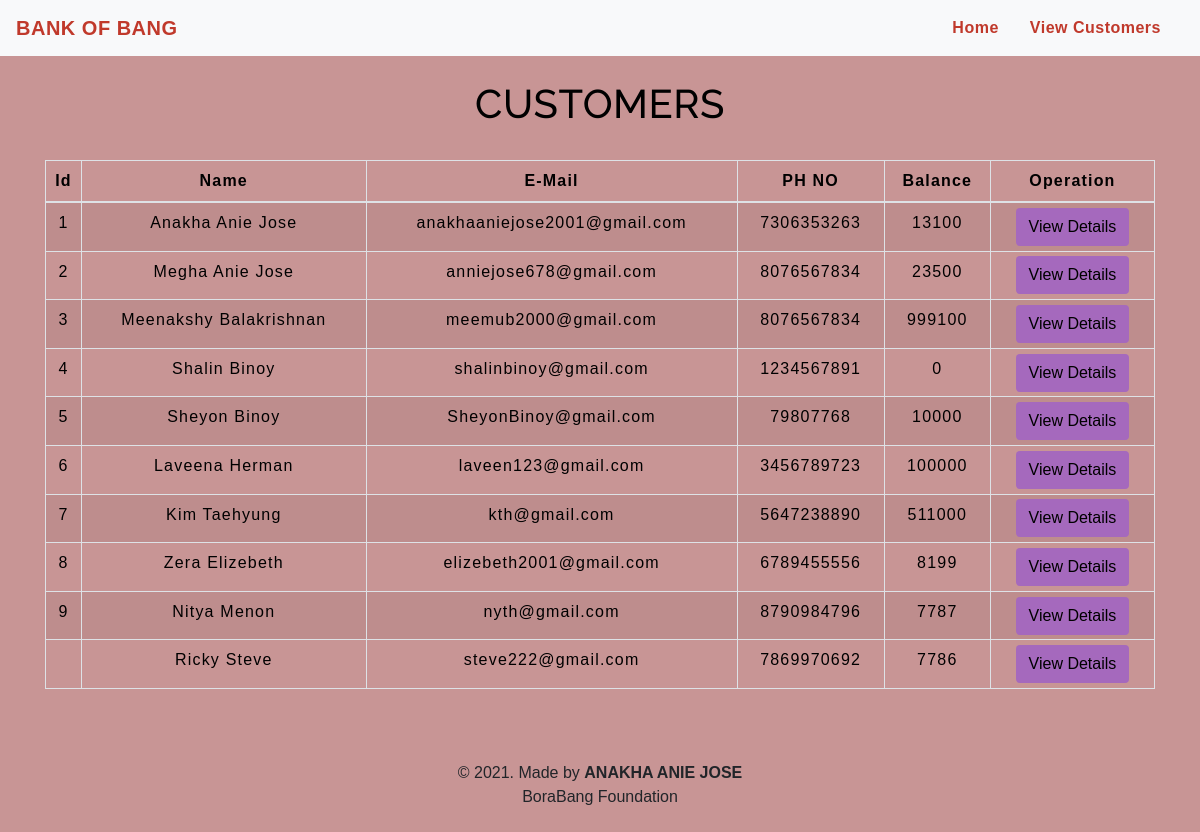
Screenshot of /viewcustomer.php with the database file from the repository.
### tables this page shows
CREATE TABLE `customer` (
  `Name` text NOT NULL,
  `Email` varchar(50) NOT NULL,
  `Ph_No` bigint(20) NOT NULL,
  `Balance` double NOT NULL,
  `Id` int(11) DEFAULT NULL
);

### viewcustomer.php (the view, shortened to what this page needs)
<!DOCTYPE html>
<html lang="en">
<head>
    <link rel="stylesheet" href="https://maxcdn.bootstrapcdn.com/bootstrap/4.0.0/css/bootstrap.min.css">
    <link rel="stylesheet" type="text/css" href="css/table.css">
    <link rel="stylesheet" type="text/css" href="css/navbar.css">
</head>
<body style="background-color : #C89595;">
<?php
    include 'configure.php';
    $sql = "SELECT * FROM customer";
    $result = mysqli_query($conn,$sql);
?>
<?php
  include 'navbar.php';
?>
<div class="container">
        <h2 class="text-center pt-4" style="color : black;">CUSTOMERS</h2>
        <br>
            <div class="row">
                <div class="col">
                    <div class="table-responsive-sm">
                    <table class="table table-hover table-sm table-striped table-condensed table-bordered" style="border-color:black;">
                        <thead style="color : black;">
                            <tr>
                            <th scope="col" class="text-center py-2">Id</th>
                            <th scope="col" class="text-center py-2">Name</th>
                            <th scope="col" class="text-center py-2">E-Mail</th>
                            <th scope="col" class="text-center py-2">PH NO</th>
                            <th scope="col" class="text-center py-2">Balance</th>
                            <th scope="col" class="text-center py-2">Operation</th>
                            </tr>
                        </thead>
                        <tbody>
                <?php
                    while($rows=mysqli_fetch_assoc($result)){
                   ?>
                    <tr style="color : black;">
                         <td class="py-2"><?php echo $rows['Id']?></td>
                        <td class="py-2"><?php echo $rows['Name']?></td>
                        <td class="py-2"><?php echo $rows['Email']?></td>
                        <td class="py-2"><?php echo $rows['Ph_No']?></td>
                        <td class="py-2"><?php echo $rows['Balance']?></td>
                        <td><a href="selectuserdetails.php?Id= <?php echo $rows['Id'] ;?>"> <button type="button" class="btn" style="background-color : #A569BD;">View Details</button></a></td>
                    </tr>
                <?php
                    }
                ?>
                        </tbody>
                    </table>
                    </div>
                </div>
            </div>
         </div>
         <footer class="text-center mt-5 py-2">
            <p>&copy 2021. Made by <b>ANAKHA ANIE JOSE</b> <br>BoraBang Foundation</p>
        </footer>
</body>
</html>

### css/table.css (style rules this page uses)
* { padding: 0; margin: 0; box-sizing: border-box; font-family: sans-serif; }
h2 { font-size: 40px; }
table { letter-spacing: 1.2px; }
td { text-align: center; }
button { border:none; background: #d9d9d9; transition: 1s; }

### css/navbar.css (style rules this page uses)
h2 { color: #4C4B4B; letter-spacing: 0.5px; font-family: raleway; }

### viewcustomer.php (style rules this page uses)
button { transition: 1.5s; }

### rows the page displays
customer: Id "1", Name "Anakha Anie Jose", Email "anakhaaniejose2001@gmail.com", Ph_No "7306353263", Balance "13100"
customer: Id "2", Name "Megha Anie Jose", Email "anniejose678@gmail.com", Ph_No "8076567834", Balance "23500"
customer: Id "3", Name "Meenakshy Balakrishnan", Email "meemub2000@gmail.com", Ph_No "8076567834", Balance "999100"
customer: Id "4", Name "Shalin Binoy", Email "shalinbinoy@gmail.com", Ph_No "1234567891", Balance "0"
customer: Id "5", Name "Sheyon Binoy", Email "SheyonBinoy@gmail.com", Ph_No "79807768", Balance "10000"
customer: Id "6", Name "Laveena Herman", Email "laveen123@gmail.com", Ph_No "3456789723", Balance "100000"
customer: Id "7", Name "Kim Taehyung", Email "kth@gmail.com", Ph_No "5647238890", Balance "511000"
customer: Id "8", Name "Zera Elizebeth", Email "elizebeth2001@gmail.com", Ph_No "6789455556", Balance "8199"
customer: Id "9", Name "Nitya Menon", Email "nyth@gmail.com", Ph_No "8790984796", Balance "7787"
customer: Name "Ricky Steve", Email "steve222@gmail.com", Ph_No "7869970692", Balance "7786"
